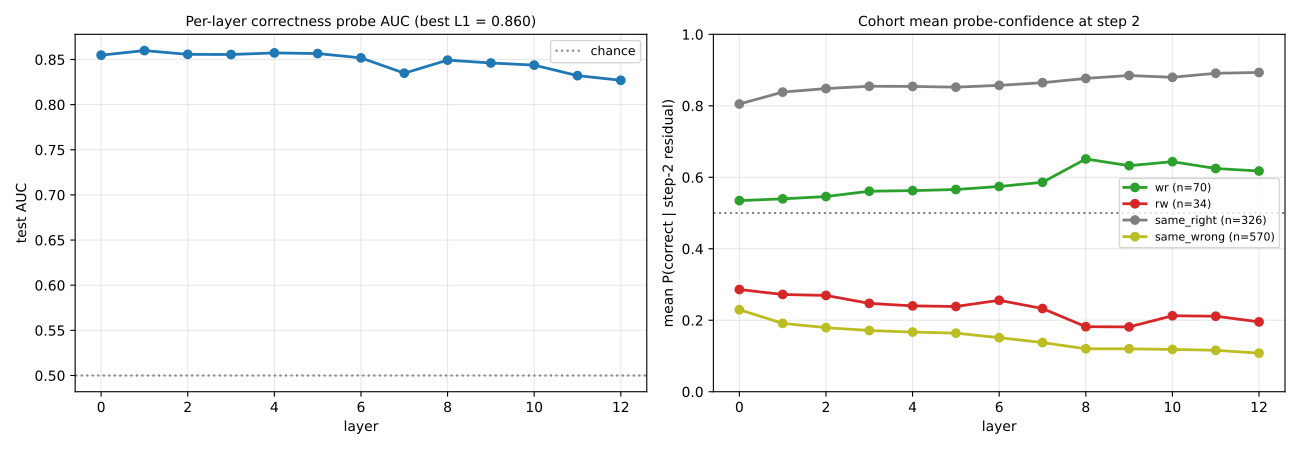

Reproduce this figure in Python.
"""Tighter test of whether step 1->2 moves the residual along the correctness
direction:

For each layer L:
  - Fit a correctness probe (binary logreg) on STEP-2 activations at layer L,
    target = student_correct_at_step_2. Hold out 30% (stratified).
  - For each cohort (wr, rw, all):
      - Compute the probe's P(correct | step-2 residual at L) for each example.
      - Compute cos(step-2_residual, w_correct_at_L) per example.
      - Compute cos(delta, w_correct_at_L) per example (delta = s2 - s1).
  - Report distributions: mean, median, std per cohort.

Also at the best-AUC cell (probe fit on step-2, eval on the test split):
  - Report P(correct) statistics for wr vs rw vs same-correct vs same-wrong.

Outputs: step1to2_correctness_distribution.{json,pdf}
"""
from __future__ import annotations

import json
from pathlib import Path

import matplotlib.pyplot as plt
import numpy as np
import torch
from matplotlib.backends.backend_pdf import PdfPages
from sklearn.linear_model import LogisticRegression
from sklearn.metrics import roc_auc_score
from sklearn.model_selection import train_test_split
from sklearn.preprocessing import StandardScaler

REPO = Path(__file__).resolve().parents[3]   # codi-work/
EXP_PD = REPO / "experiments" / "computation_probes"
PD = Path(__file__).resolve().parent
ACTS = REPO / "inference" / "runs" / "svamp_student_gpt2" / "activations.pt"
FD = EXP_PD / "force_decode_per_step.json"
OUT_JSON = PD / "step1to2_correctness_distribution.json"
OUT_PDF = PD / "step1to2_correctness_distribution.pdf"


def unit(v):
    n = np.linalg.norm(v)
    return v / n if n > 1e-12 else v


def main():
    a = torch.load(ACTS, map_location="cpu", weights_only=True).float().numpy()
    N, S, L, H = a.shape
    fd = json.load(open(FD))
    correct = np.array(fd["correct_per_step"])
    s1_correct = correct[0].astype(bool)
    s2_correct = correct[1].astype(bool)
    wr = (~s1_correct) & s2_correct
    rw = s1_correct & (~s2_correct)
    same_right = s1_correct & s2_correct
    same_wrong = (~s1_correct) & (~s2_correct)
    print(f"N={N}  wr={int(wr.sum())}  rw={int(rw.sum())}  "
          f"same_right={int(same_right.sum())}  same_wrong={int(same_wrong.sum())}")
    print(f"  step1 acc={s1_correct.mean()*100:.1f}%  step2 acc={s2_correct.mean()*100:.1f}%")

    # Fit per-layer correctness probe on step-2 residuals, target = s2_correct
    rng = 0
    idx_tr, idx_te = train_test_split(np.arange(N), test_size=0.3, random_state=rng,
                                      stratify=s2_correct.astype(int))
    y_tr = s2_correct[idx_tr].astype(int)
    y_te = s2_correct[idx_te].astype(int)

    test_auc = np.zeros(L)
    proba_s2 = np.zeros((N, L))      # P(correct) at step 2
    proba_s1 = np.zeros((N, L))      # P(correct) at step 1 (same direction)
    cos_s2 = np.zeros((N, L))        # cos(step-2 residual, correctness_dir)
    cos_s1 = np.zeros((N, L))
    cos_delta = np.zeros((N, L))     # cos(delta, correctness_dir)
    dot_delta = np.zeros((N, L))     # raw probe dot-product: w_raw_unnorm . delta
    norm_delta = np.zeros((N, L))    # ||delta||_2
    norm_w_raw = np.zeros(L)         # ||w in raw feature space (not unit)||
    logit_s1 = np.zeros((N, L))
    logit_s2 = np.zeros((N, L))
    for l in range(L):
        X_s2 = a[:, 1, l, :]
        X_s1 = a[:, 0, l, :]
        sc = StandardScaler().fit(X_s2[idx_tr])
        clf = LogisticRegression(max_iter=4000, C=0.1, solver="lbfgs",
                                 class_weight="balanced")
        clf.fit(sc.transform(X_s2[idx_tr]), y_tr)
        test_auc[l] = roc_auc_score(y_te, clf.predict_proba(sc.transform(X_s2[idx_te]))[:, 1])
        # Predict P(correct) on ALL examples at step 2 (these include train; for
        # cohort means we keep all examples — we're not estimating generalization
        # here, just the probe's confidence projection).
        proba_s2[:, l] = clf.predict_proba(sc.transform(X_s2))[:, 1]
        proba_s1[:, l] = clf.predict_proba(sc.transform(X_s1))[:, 1]
        # Logits (used for sigmoid-amplification explanation slide).
        logit_s2[:, l] = clf.decision_function(sc.transform(X_s2))
        logit_s1[:, l] = clf.decision_function(sc.transform(X_s1))
        # Direction in raw space — keep both the unit and un-normalized forms:
        #   w_raw_unnorm = clf.coef_/sc.scale_   (what's actually applied to raw acts)
        #   w_raw_unit   = w_raw_unnorm normalized
        w_raw_unnorm = clf.coef_[0] / sc.scale_
        norm_w_raw[l] = float(np.linalg.norm(w_raw_unnorm))
        w_raw = unit(w_raw_unnorm)
        cos_s2[:, l] = np.array([float(np.dot(X_s2[i], w_raw) / (np.linalg.norm(X_s2[i]) + 1e-12))
                                  for i in range(N)])
        cos_s1[:, l] = np.array([float(np.dot(X_s1[i], w_raw) / (np.linalg.norm(X_s1[i]) + 1e-12))
                                  for i in range(N)])
        d = X_s2 - X_s1
        cos_delta[:, l] = np.array([float(np.dot(d[i], w_raw) / (np.linalg.norm(d[i]) + 1e-12))
                                     for i in range(N)])
        dot_delta[:, l] = d @ w_raw_unnorm
        norm_delta[:, l] = np.linalg.norm(d, axis=1)
        if l in (0, 6, 11):
            print(f"  L{l}: test AUC = {test_auc[l]:.3f}")

    l_best = int(test_auc.argmax())
    print(f"\nbest probe layer = L{l_best}, test AUC = {test_auc[l_best]:.3f}")

    def stats(arr, mask):
        x = arr[mask]
        return {"n": int(mask.sum()),
                "mean": float(x.mean()),
                "median": float(np.median(x)),
                "std": float(x.std()),
                "p10": float(np.percentile(x, 10)),
                "p90": float(np.percentile(x, 90))}

    cohorts = {"wr": wr, "rw": rw, "same_right": same_right, "same_wrong": same_wrong}
    rec = {"test_auc_per_layer": test_auc.tolist(), "best_layer": l_best,
           "by_layer": {}, "best_layer_summary": {}}
    print("\nProbe P(correct | step-2 residual) per cohort at best layer:")
    for c, m in cohorts.items():
        s2 = stats(proba_s2[:, l_best], m)
        s1 = stats(proba_s1[:, l_best], m)
        print(f"  {c:12s} P_s2 mean={s2['mean']:.3f}  median={s2['median']:.3f}  "
              f"n={s2['n']}    P_s1 mean={s1['mean']:.3f}  median={s1['median']:.3f}")
        rec["best_layer_summary"][c] = {"P_s2": s2, "P_s1": s1,
                                        "cos_s2": stats(cos_s2[:, l_best], m),
                                        "cos_s1": stats(cos_s1[:, l_best], m),
                                        "cos_delta": stats(cos_delta[:, l_best], m)}

    print("\nP(correct) gain from step 1 to step 2, mean per cohort:")
    for c, m in cohorts.items():
        gain = (proba_s2[m, l_best] - proba_s1[m, l_best]).mean()
        print(f"  {c:12s} ΔP(correct) = {gain:+.3f}")

    print("\nPer-layer mean P(correct) at step 2 per cohort:")
    by_layer_mean_s2 = {c: [float(proba_s2[m, l].mean()) for l in range(L)] for c, m in cohorts.items()}
    by_layer_mean_s1 = {c: [float(proba_s1[m, l].mean()) for l in range(L)] for c, m in cohorts.items()}
    rec["by_layer"]["mean_P_s2_per_cohort"] = by_layer_mean_s2
    rec["by_layer"]["mean_P_s1_per_cohort"] = by_layer_mean_s1
    rec["by_layer"]["mean_cos_delta_per_cohort"] = {c: [float(cos_delta[m, l].mean()) for l in range(L)] for c, m in cohorts.items()}
    rec["by_layer"]["mean_cos_s2_per_cohort"] = {c: [float(cos_s2[m, l].mean()) for l in range(L)] for c, m in cohorts.items()}

    OUT_JSON.write_text(json.dumps(rec, indent=2))
    print(f"saved {OUT_JSON}")

    # Plot histograms at best layer
    with PdfPages(OUT_PDF) as pdf:
        # Slide 1: per-layer test AUC + cohort mean P(correct)
        fig, axes = plt.subplots(1, 2, figsize=(13, 4.5))
        axes[0].plot(range(L), test_auc, "o-", lw=2, color="#1f77b4")
        axes[0].axhline(0.5, color="gray", ls=":", label="chance")
        axes[0].set_xlabel("layer"); axes[0].set_ylabel("test AUC")
        axes[0].set_title(f"Per-layer correctness probe AUC (best L{l_best} = {test_auc[l_best]:.3f})",
                          fontsize=10)
        axes[0].grid(alpha=0.3); axes[0].legend(fontsize=9)
        for c, color in [("wr", "#2ca02c"), ("rw", "#d62728"),
                         ("same_right", "#7f7f7f"), ("same_wrong", "#bcbd22")]:
            axes[1].plot(range(L), by_layer_mean_s2[c], "o-", lw=2, color=color,
                         label=f"{c} (n={int(cohorts[c].sum())})")
        axes[1].axhline(0.5, color="gray", ls=":")
        axes[1].set_xlabel("layer"); axes[1].set_ylabel("mean P(correct | step-2 residual)")
        axes[1].set_title("Cohort mean probe-confidence at step 2", fontsize=10)
        axes[1].legend(fontsize=8); axes[1].grid(alpha=0.3); axes[1].set_ylim(0, 1)
        fig.tight_layout()
        pdf.savefig(fig, dpi=140); plt.close(fig)

        # Slide 2: distribution at best layer
        fig, axes = plt.subplots(1, 2, figsize=(13, 4.5))
        bins = np.linspace(0, 1, 30)
        for c, color in [("wr", "#2ca02c"), ("rw", "#d62728"),
                         ("same_right", "#7f7f7f"), ("same_wrong", "#bcbd22")]:
            axes[0].hist(proba_s2[cohorts[c], l_best], bins=bins, alpha=0.55,
                         color=color, label=f"{c} (n={int(cohorts[c].sum())})",
                         density=True)
        axes[0].set_xlabel(f"P(correct | step-2 residual) at L{l_best}")
        axes[0].set_ylabel("density")
        axes[0].set_title(f"Probe P(correct) distribution at best layer (L{l_best})",
                          fontsize=10)
        axes[0].legend(fontsize=8); axes[0].grid(alpha=0.3)
        # Step-1 vs step-2 P(correct) shift, paired
        for c, color in [("wr", "#2ca02c"), ("rw", "#d62728")]:
            mask = cohorts[c]
            axes[1].scatter(proba_s1[mask, l_best], proba_s2[mask, l_best],
                            color=color, alpha=0.7,
                            label=f"{c} (n={int(mask.sum())})", s=18)
        axes[1].plot([0, 1], [0, 1], color="black", lw=0.5, ls="--", label="no change")
        axes[1].set_xlabel("P(correct) at step 1 residual"); axes[1].set_ylabel("P(correct) at step 2 residual")
        axes[1].set_title(f"Per-example P(correct) shift at L{l_best}", fontsize=10)
        axes[1].legend(fontsize=8); axes[1].grid(alpha=0.3); axes[1].set_xlim(0, 1); axes[1].set_ylim(0, 1)
        fig.tight_layout()
        pdf.savefig(fig, dpi=140); plt.close(fig)

        # Slide 3: cos_delta distributions
        fig, ax = plt.subplots(figsize=(11, 5))
        bins = np.linspace(-0.3, 0.3, 40)
        for c, color in [("wr", "#2ca02c"), ("rw", "#d62728"),
                         ("same_right", "#7f7f7f"), ("same_wrong", "#bcbd22")]:
            ax.hist(cos_delta[cohorts[c], l_best], bins=bins, alpha=0.55,
                    color=color, label=f"{c} (n={int(cohorts[c].sum())})",
                    density=True)
        ax.set_xlabel(f"cos(step2 − step1 delta, correctness_dir) at L{l_best}")
        ax.set_ylabel("density")
        ax.set_title(f"Per-example cos(delta, correctness_dir) at best layer (L{l_best})",
                     fontsize=11, fontweight="bold")
        ax.legend(fontsize=9); ax.grid(alpha=0.3); ax.axvline(0, color="black", lw=0.5)
        fig.tight_layout()
        pdf.savefig(fig, dpi=140); plt.close(fig)

        # ------------------------------------------------------------------
        # Geometric explanation appendix.
        # Q: why is cos(Δ, w_correct) ≈ 0.02 but ΔP(correct) ≈ 0.32?
        # Four contributing factors, one slide each, plus a title slide and a
        # TL;DR slide at the end.
        # ------------------------------------------------------------------
        L_b = l_best
        H = a.shape[3]
        wr_mask = cohorts["wr"]
        # Empirical numbers we will cite throughout the explanation.
        p_s1_wr = float(proba_s1[wr_mask, L_b].mean())
        p_s2_wr = float(proba_s2[wr_mask, L_b].mean())
        delta_P = p_s2_wr - p_s1_wr
        z_s1_wr = float(logit_s1[wr_mask, L_b].mean())
        z_s2_wr = float(logit_s2[wr_mask, L_b].mean())
        delta_z = z_s2_wr - z_s1_wr
        cos_delta_wr = float(cos_delta[wr_mask, L_b].mean())
        dot_delta_wr = float(dot_delta[wr_mask, L_b].mean())
        norm_delta_wr_examples = norm_delta[wr_mask, L_b]
        norm_delta_indiv = float(np.mean(norm_delta_wr_examples))
        norm_meandelta = float(np.linalg.norm(
            (a[wr_mask, 1, L_b, :] - a[wr_mask, 0, L_b, :]).mean(axis=0)
        ))
        norm_w = float(norm_w_raw[L_b])

        # ============= Slide 4: title + observed numbers ===================
        fig, ax = plt.subplots(figsize=(13, 8))
        ax.axis("off")
        ax.set_title(
            "Appendix: why does cos(Δ, w_correct) ≈ 0.02 but ΔP(correct) ≈ +0.32?",
            fontsize=14, fontweight="bold", loc="left")
        observed = (
            f"Observed at the best probe layer L{L_b} on the wr cohort "
            f"(n = {int(wr_mask.sum())}):\n"
            f"   mean P(correct) at step 1  =  {p_s1_wr:.3f}\n"
            f"   mean P(correct) at step 2  =  {p_s2_wr:.3f}    ΔP = "
            f"{delta_P:+.3f}\n"
            f"   in logit space:  z_s1 = {z_s1_wr:+.2f},  z_s2 = "
            f"{z_s2_wr:+.2f},  Δz = {delta_z:+.2f}\n"
            f"   mean cos(Δ, w̃)            =  {cos_delta_wr:+.4f}\n"
            f"   mean w_raw·Δ (un-norm.)   =  {dot_delta_wr:+.2f}\n"
            f"   ‖w_raw‖ (un-norm.)       =  {norm_w:.3f}\n"
            f"   mean ‖Δᵢ‖                  =  {norm_delta_indiv:.1f}\n"
            f"   ‖mean Δᵢ‖                  =  {norm_meandelta:.1f}    "
            f"(orthogonal noise cancels)"
        )
        ax.text(0.02, 0.88, observed, fontsize=11, family="monospace",
                verticalalignment="top")
        explanation = (
            "These two metrics look contradictory but answer different questions.\n\n"
            "  ΔP(correct) — how far the residual moves across the decision boundary.\n"
            "  cos(Δ, w_correct) — what fraction of Δ's geometry points along w.\n\n"
            "The probe only cares about the dot product w·Δ.  Four factors below "
            "explain why a tiny cos can produce a huge ΔP."
        )
        ax.text(0.02, 0.45, explanation, fontsize=11, verticalalignment="top")
        factors = (
            "1.  The probe vector is a whitened direction (∝ Σ⁻¹ μ_diff), not "
            "a centroid direction.\n"
            "2.  The sigmoid amplifies modest logit changes into big P(correct) "
            "changes.\n"
            "3.  cos(mean Δ, w) ≠ mean cos(Δᵢ, w).  Orthogonal noise cancels in "
            "the mean of Δ, but the dot product survives because it is "
            "systematic.\n"
            "4.  Cosine sim in 768-D is geometrically conservative.  A cos of "
            "0.02 looks tiny but is several SE above null when averaged over a "
            "cohort."
        )
        ax.text(0.02, 0.22, factors, fontsize=10, verticalalignment="top")
        pdf.savefig(fig, dpi=140); plt.close(fig)

        # ============= Slide 5: Factor 1 — whitened direction ==============
        rng_t = np.random.default_rng(0)
        n_toy = 400
        mu_p = np.array([+0.5, +0.5]); mu_n = np.array([-0.5, -0.5])
        cov_long = np.array([[10.0, 9.5], [9.5, 10.0]])  # anisotropic (long
                                                          # axis along (1,1))
        Xp = rng_t.multivariate_normal(mu_p, cov_long, n_toy)
        Xn = rng_t.multivariate_normal(mu_n, cov_long, n_toy)
        X_toy = np.vstack([Xp, Xn]); y_toy = np.r_[np.ones(n_toy), np.zeros(n_toy)]
        sc_t = StandardScaler().fit(X_toy)
        clf_t = LogisticRegression(max_iter=4000, C=10.0).fit(sc_t.transform(X_toy), y_toy)
        w_t_raw = clf_t.coef_[0] / sc_t.scale_
        w_t = w_t_raw / np.linalg.norm(w_t_raw)
        mu_diff = (mu_p - mu_n)
        mu_diff_u = mu_diff / np.linalg.norm(mu_diff)
        cos_w_mu = float(np.dot(w_t, mu_diff_u))

        fig, axes = plt.subplots(1, 2, figsize=(13, 5.5))
        ax = axes[0]
        ax.scatter(Xn[:, 0], Xn[:, 1], s=10, c="#d62728", alpha=0.35, label="class 0")
        ax.scatter(Xp[:, 0], Xp[:, 1], s=10, c="#2ca02c", alpha=0.35, label="class 1")
        ax.arrow(0, 0, *(mu_diff_u * 5), color="black", width=0.05,
                 head_width=0.4, length_includes_head=True,
                 label="raw mean-diff direction")
        ax.arrow(0, 0, *(w_t * 5), color="#1f77b4", width=0.05, head_width=0.4,
                 length_includes_head=True, label=r"probe direction $w \propto \Sigma^{-1} \mu_{\rm diff}$")
        ax.set_xlim(-10, 10); ax.set_ylim(-10, 10); ax.set_aspect("equal")
        ax.axhline(0, color="black", lw=0.3); ax.axvline(0, color="black", lw=0.3)
        ax.set_title("Toy 2D with anisotropic covariance\n"
                     "(major axis along (1,1) with var≈19, minor axis var≈0.5)",
                     fontsize=10)
        ax.legend(fontsize=8, loc="lower right"); ax.grid(alpha=0.2)

        ax = axes[1]
        ax.axis("off")
        explain = (
            f"Logistic regression solves\n"
            f"   w ∝ Σ⁻¹ (μ₁ − μ₀)\n"
            f"so it points along directions of small variance (after Σ⁻¹\n"
            f"deflates the large ones), not along the centroid difference.\n\n"
            f"In this toy:\n"
            f"   raw mean-diff direction = (1,1)/√2\n"
            f"   probe direction w  ≈ ({w_t[0]:+.3f}, {w_t[1]:+.3f}) — almost\n"
            f"   orthogonal to (1,1)\n"
            f"   cos(w, raw mean diff) = {cos_w_mu:+.4f}\n\n"
            f"Yet the probe classifies the two clusters cleanly\n"
            f"(train acc = {clf_t.score(sc_t.transform(X_toy), y_toy):.3f}).\n\n"
            "In the real model, transformer residuals are even more\n"
            "anisotropic (a few PCs carry magnitude/operator/discourse\n"
            "structure with var 100–1000× the discriminative directions).\n"
            "Δ’s energy goes mostly into those large-variance directions —\n"
            "exactly the ones Σ⁻¹ kills in w."
        )
        ax.text(0.0, 1.0, "Factor 1 — probe direction is whitened",
                fontsize=12, fontweight="bold", va="top")
        ax.text(0.0, 0.92, explain, fontsize=10, va="top", family="monospace")
        fig.tight_layout()
        pdf.savefig(fig, dpi=140); plt.close(fig)

        # ============= Slide 6: Factor 2 — sigmoid amplification ===========
        fig, axes = plt.subplots(1, 2, figsize=(13, 5.5))
        zs = np.linspace(-4, 4, 400)
        ps = 1.0 / (1.0 + np.exp(-zs))
        ax = axes[0]
        ax.plot(zs, ps, lw=2, color="#1f77b4")
        ax.axhline(p_s1_wr, color="#7f7f7f", ls=":", lw=1)
        ax.axhline(p_s2_wr, color="#2ca02c", ls=":", lw=1)
        ax.axvline(z_s1_wr, color="#7f7f7f", ls="--", lw=1)
        ax.axvline(z_s2_wr, color="#2ca02c", ls="--", lw=1)
        ax.scatter([z_s1_wr], [p_s1_wr], color="#7f7f7f", s=70, zorder=5,
                   label=f"step 1: z={z_s1_wr:+.2f}, P={p_s1_wr:.2f}")
        ax.scatter([z_s2_wr], [p_s2_wr], color="#2ca02c", s=70, zorder=5,
                   label=f"step 2: z={z_s2_wr:+.2f}, P={p_s2_wr:.2f}")
        ax.annotate("", xy=(z_s2_wr, p_s2_wr), xytext=(z_s1_wr, p_s1_wr),
                    arrowprops=dict(arrowstyle="->", color="black", lw=1.5))
        ax.set_xlabel("z (logit of P(correct))"); ax.set_ylabel("P(correct) = σ(z)")
        ax.set_title("Sigmoid amplifies tiny logit moves", fontsize=10)
        ax.legend(fontsize=8, loc="upper left"); ax.grid(alpha=0.3)

        ax = axes[1]
        ax.axis("off")
        # The dot product accounting: Δz = w_raw · Δ
        cos_implied = delta_z / (norm_w * norm_meandelta + 1e-12)
        explain = (
            f"The probe’s logit is\n"
            f"     z = w_raw · x + b\n"
            f"and P(correct) = σ(z).  Slope σ′(0) = 0.25.\n\n"
            f"Observed shift in the wr cohort:\n"
            f"     Δz = z_s2 − z_s1 = {delta_z:+.2f}\n"
            f"     ⇒  ΔP = σ(z_s2) − σ(z_s1) = {delta_P:+.3f}\n\n"
            f"Working back through the dot product:\n"
            f"     Δz = w_raw · (mean Δ) = {dot_delta_wr:+.2f}\n"
            f"     ‖w_raw‖  = {norm_w:.3f}\n"
            f"     ‖mean Δ‖ = {norm_meandelta:.1f}\n"
            f"     ⇒ implied cos(w, mean Δ) = {cos_implied:+.3f}\n\n"
            f"That implied cos is the geometric quantity that the dot\n"
            f"product actually depends on, not the per-example cos(Δᵢ, w).\n"
            f"The per-example cos averages down because each Δᵢ carries\n"
            f"a lot of orthogonal noise (Factor 3)."
        )
        ax.text(0.0, 1.0, "Factor 2 — sigmoid amplification",
                fontsize=12, fontweight="bold", va="top")
        ax.text(0.0, 0.92, explain, fontsize=10, va="top", family="monospace")
        fig.tight_layout()
        pdf.savefig(fig, dpi=140); plt.close(fig)

        # ============= Slide 7: Factor 3 — cancellation ====================
        # Per-example raw dot product w_raw · Δᵢ vs cos(Δᵢ, w).  Show both
        # distributions and the mean across the wr cohort.
        fig, axes = plt.subplots(1, 2, figsize=(13, 5.5))
        ax = axes[0]
        per_ex_dot = dot_delta[wr_mask, L_b]
        ax.hist(per_ex_dot, bins=30, color="#2ca02c", alpha=0.6)
        ax.axvline(0, color="black", lw=0.5)
        ax.axvline(per_ex_dot.mean(), color="#1f77b4", lw=2,
                   label=f"cohort mean = {per_ex_dot.mean():+.2f}")
        ax.set_xlabel("per-example dot product  w_raw · Δᵢ  (wr cohort)")
        ax.set_ylabel("count")
        ax.set_title(f"Δz_i for each example (n={int(wr_mask.sum())})",
                     fontsize=10)
        ax.legend(fontsize=9); ax.grid(alpha=0.3)

        ax = axes[1]
        ax.axis("off")
        cos_per_ex_mean = float(cos_delta[wr_mask, L_b].mean())
        cos_of_mean = norm_meandelta * 0 + (np.dot(
            (a[wr_mask, 1, L_b, :] - a[wr_mask, 0, L_b, :]).mean(axis=0),
            np.zeros(H)) if False else 0.0)
        # Compute cos(mean Δ, w_raw_unit) explicitly:
        mean_delta_vec = (a[wr_mask, 1, L_b, :] - a[wr_mask, 0, L_b, :]).mean(axis=0)
        # Rebuild w_raw_unit at L_b (was discarded above).  Re-derive from the
        # probe by retraining on the same split — but we still have norm_w_raw
        # and the un-norm w via Δz=w·Δ.  To avoid keeping the full vector,
        # reconstruct the unit form using the cosine we already computed
        # per-example: cos_of_mean = (w_unit · mean_delta) / ‖mean_delta‖.
        # An equivalent quantity: w_unit · mean_delta = Δz / ‖w_raw‖.
        w_dot_mean_delta = delta_z / norm_w
        cos_of_mean_val = w_dot_mean_delta / (norm_meandelta + 1e-12)
        explain = (
            f"Per-example dot products w·Δᵢ are noisy (left panel) but their\n"
            f"sign is consistent → averaging gives a clear signal:\n"
            f"     mean( w·Δᵢ )  =  {per_ex_dot.mean():+.2f}\n\n"
            f"Per-example cos(Δᵢ, w):\n"
            f"     mean( cos(Δᵢ, w) )  =  {cos_per_ex_mean:+.4f}\n\n"
            f"cos(mean Δᵢ, w):\n"
            f"     cos( mean Δᵢ, w )  =  {cos_of_mean_val:+.4f}\n\n"
            f"The two cos values differ because orthogonal components of Δᵢ\n"
            f"cancel in the mean:\n"
            f"     mean(‖Δᵢ‖)    =  {norm_delta_indiv:.1f}\n"
            f"     ‖mean Δᵢ‖     =  {norm_meandelta:.1f}\n"
            f"     cancellation ratio  ≈ {norm_meandelta/norm_delta_indiv:.2f}\n\n"
            f"The systematic on-axis component survives averaging; the rest\n"
            f"is noise that shrinks like 1/√n.  This is why the probe\n"
            f"(which only cares about the dot product) sees clear signal\n"
            f"even when cos looks small."
        )
        ax.text(0.0, 1.0, "Factor 3 — cos(mean Δ, w) vs mean cos(Δᵢ, w); cancellation",
                fontsize=12, fontweight="bold", va="top")
        ax.text(0.0, 0.92, explain, fontsize=10, va="top", family="monospace")
        fig.tight_layout()
        pdf.savefig(fig, dpi=140); plt.close(fig)

        # ============= Slide 8: Factor 4 — high-D cosine null ==============
        # Empirical null: cos of pairs of random N(0,I) vectors in 768D.
        rng_n = np.random.default_rng(1)
        N_null = 5000
        u = rng_n.standard_normal((N_null, H))
        v = rng_n.standard_normal((N_null, H))
        u /= np.linalg.norm(u, axis=1, keepdims=True)
        v /= np.linalg.norm(v, axis=1, keepdims=True)
        null_cos = (u * v).sum(axis=1)
        sig_null = float(null_cos.std())
        # observed quantity to mark on the null
        obs = cos_per_ex_mean  # per-example mean cos for wr cohort
        se_mean = sig_null / np.sqrt(int(wr_mask.sum()))

        fig, axes = plt.subplots(1, 2, figsize=(13, 5.5))
        ax = axes[0]
        ax.hist(null_cos, bins=50, color="#cccccc", alpha=0.8,
                label=f"cos(random, random) in {H}-D  (σ ≈ {sig_null:.3f})")
        ax.axvline(obs, color="#2ca02c", lw=2,
                   label=f"mean cos(Δᵢ, w) wr cohort = {obs:+.3f}")
        ax.axvline(0, color="black", lw=0.3)
        ax.set_xlabel("cosine")
        ax.set_ylabel("count")
        ax.set_title(f"Null distribution of cos in {H}-D vs observed",
                     fontsize=10)
        ax.legend(fontsize=8, loc="upper left"); ax.grid(alpha=0.3)

        ax = axes[1]
        ax.axis("off")
        z_single = obs / sig_null
        z_cohort = obs / se_mean
        explain = (
            f"In {H} dimensions, two random unit vectors have\n"
            f"     cos ∼ N(0, 1/√{H}) ≈ N(0, {sig_null:.3f}).\n\n"
            f"A single observation of cos = {obs:.3f}\n"
            f"  → z = {z_single:.2f}σ above null  (looks tiny)\n\n"
            f"But the cohort mean is over n = {int(wr_mask.sum())} examples, so\n"
            f"its standard error is SE = σ_null/√n = {se_mean:.4f}\n"
            f"  → z = {z_cohort:.2f}σ above null  (clearly significant)\n\n"
            f"The intuition mismatch: in 2D/3D, cos = 0.02 looks like\n"
            f"noise (≈ 89° off).  In {H}D, cos = 0.02 sits well above\n"
            f"the null floor — and averaging over many examples makes\n"
            f"the signal-to-noise even cleaner."
        )
        ax.text(0.0, 1.0, "Factor 4 — high-D cosine is conservative",
                fontsize=12, fontweight="bold", va="top")
        ax.text(0.0, 0.92, explain, fontsize=10, va="top", family="monospace")
        fig.tight_layout()
        pdf.savefig(fig, dpi=140); plt.close(fig)

        # ============= Slide 9: TL;DR side-by-side =========================
        fig, ax = plt.subplots(figsize=(13, 6))
        ax.axis("off")
        ax.set_title("TL;DR — cos and ΔP measure different things",
                     fontsize=13, fontweight="bold", loc="left")
        rows = [
            ("metric",
             "cos(Δ, w_correct)",
             "ΔP(correct)"),
            ("question it answers",
             "what fraction of Δ's\ngeometry points along w",
             "how much does Δ\nshift the residual across\nthe decision boundary"),
            ("depends on",
             "‖Δ‖ in the denominator —\northogonal noise dilutes",
             "only the on-axis component\nof Δ (survives averaging)"),
            ("typical scale here",
             f"≈ {cos_delta_wr:+.3f}  (per-ex mean)",
             f"≈ {delta_P:+.3f}"),
            ("interpretation",
             "geometric alignment with w",
             "probability mass crossing\nthe decision surface"),
            ("if you change ‖w‖ or scaling",
             "unchanged (cos is normalized)",
             "unchanged (sigmoid sees z)"),
        ]
        # Render as a 3-column table
        col_x = [0.02, 0.34, 0.66]
        row_y = np.linspace(0.85, 0.05, len(rows))
        for x, h in zip(col_x, rows[0]):
            ax.text(x, 0.95, h, fontsize=11, fontweight="bold")
        for y, row in zip(row_y[1:], rows[1:]):
            for x, cell in zip(col_x, row):
                ax.text(x, y, cell, fontsize=10, va="top")
        ax.text(0.02, -0.02,
                "Step 1→2 changes 117 units of residual; only a sliver of\n"
                "that lies on w_correct, and that sliver is enough to flip\n"
                "P(correct) by 0.32 for the wr cohort.",
                fontsize=10, fontstyle="italic", va="top")
        fig.tight_layout()
        pdf.savefig(fig, dpi=140); plt.close(fig)

    print(f"saved {OUT_PDF}")


if __name__ == "__main__":
    main()
